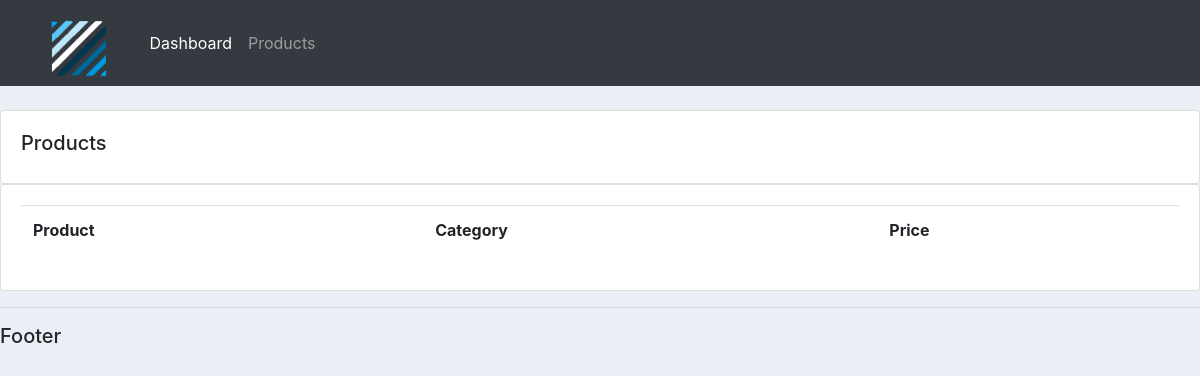
Before: /products/ with the older database file.
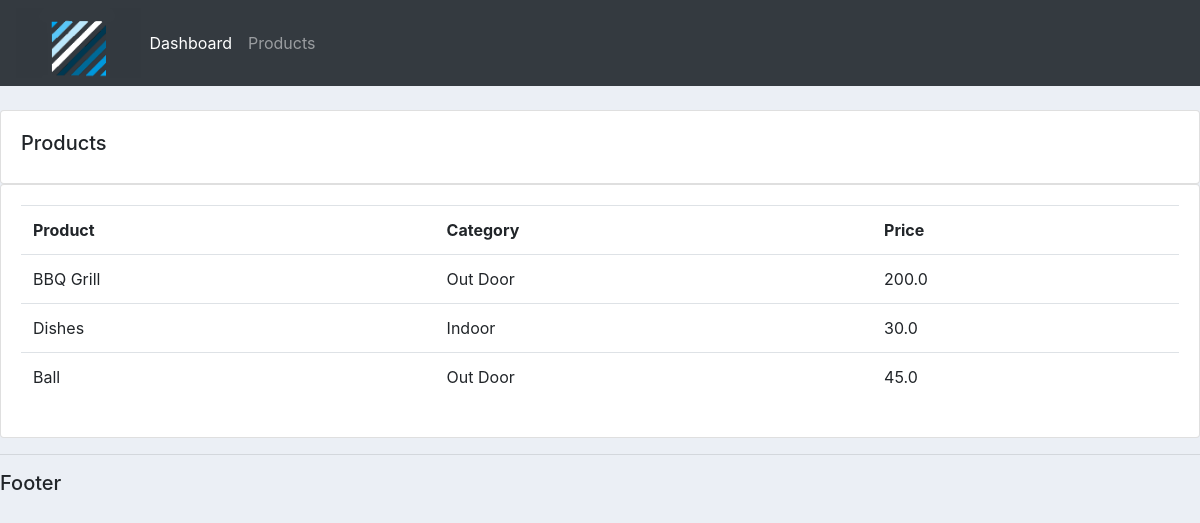
After: the same page with the newer database file.
### accounts/models.py (models this page shows, shortened)
class Product(models.Model):
    CATEGORY = (
        ('Indoor', 'Indoor'),
        ('Out Door', 'Out Door'),
    )
    name = models.CharField (max_length=200,null=True)
    price = models.FloatField(null=True)
    category = models.CharField (max_length=200,null=True, choices = CATEGORY)
    description = models.CharField (max_length=200,null=True, blank=True)
    date_created = models.DateField (auto_now_add=True,null=True)
    tags = models.ManyToManyField(Tag)

### accounts/views.py (the view)
# urls.py: path('products/', views.products, name="products"),
def products (request):
    products = Product.objects.all()
    return render (request, 'accounts/products.html', {'products': products})

### accounts/templates/accounts/products.html (shortened to what this page needs)
{% extends 'accounts/main.html' %}
{% block content %}
    <br>
    <div class="row">
        <div class="col-md">
            <div class="card card-body">
                <h5> Products </h5>
            </div>
            <div class="card card-body">
                <table class="table">
                    <tr>
                        <th>Product</th>
                        <th>Category</th>
                        <th>Price</th>
                    </tr>
                    {% for i in products%}
                    <tr>
                        <td> {{i.name}} </td>
                        <td> {{i.category}} </td>
                        <td> {{i.price}} </td>
                    {%endfor%}
                </table>
            </div>
        </div>
    </div>
{% endblock %}

Changed rows visible on the page:
added Product: name "BBQ Grill", category "Out Door", price "200.0"
added Product: name "Dishes", category "Indoor", price "30.0"
added Product: name "Ball", category "Out Door", price "45.0"
